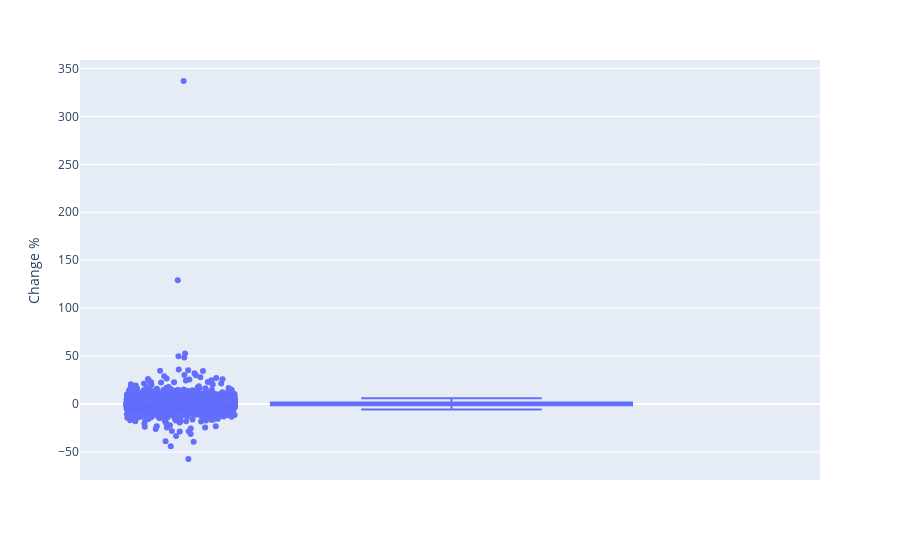

Notebook code cell kept with this figure:
### Markdown cell above
## Task 2

### Code cell
# Box plot fro change
fig = px.box(bitcoin_df, y='Change %', points='all')
fig.show()

### Figure 1 — Plotly figure (JSON) as saved in the notebook; plotly's stock layout.template omitted (floating-point values rounded to 4 significant figures; data arrays with more than 128 entries replaced by an {"elided": "..."} marker saying what was removed)
{"data": [{"alignmentgroup": "True", "boxpoints": "all", "hovertemplate": "Change %=%{y}<extra></extra>", "legendgroup": "", "marker": {"color": "#636efa"}, "name": "", "notched": false, "offsetgroup": "", "orientation": "v", "showlegend": false, "type": "box", "x0": " ", "xaxis": "x", "y": {"elided": "4970 float values"}, "y0": " ", "yaxis": "y"}], "layout": {"boxmode": "group", "legend": {"tracegroupgap": 0}, "margin": {"t": 60}, "xaxis": {"anchor": "y", "domain": [0, 1]}, "yaxis": {"anchor": "x", "domain": [0, 1], "title": {"text": "Change %"}}}}
